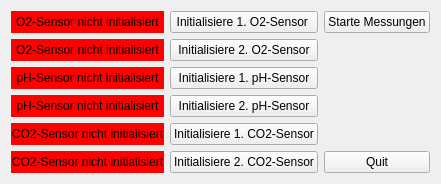
        <widget class="QWidget" name="tab">
         <attribute name="title">
          <string>Übersicht</string>
         </attribute>
         <layout class="QGridLayout" name="gridLayout_2">
          <item row="0" column="0">
           <widget class="QLabel" name="sensor_1_init_label">
            <property name="styleSheet">
             <string notr="true">background-color : red;
font-size: 30;</string>
            </property>
            <property name="text">
             <string>O2-Sensor nicht initialisiert</string>
            </property>
            <property name="alignment">
             <set>Qt::AlignCenter</set>
            </property>
           </widget>
          </item>
          <item row="0" column="1">
           <widget class="QPushButton" name="initialize_sensor_0_button">
            <property name="sizePolicy">
             <sizepolicy hsizetype="Minimum" vsizetype="Preferred">
              <horstretch>0</horstretch>
              <verstretch>0</verstretch>
             </sizepolicy>
            </property>
            <property name="text">
             <string>Initialisiere 1. O2-Sensor </string>
            </property>
           </widget>
          </item>
          <item row="1" column="0">
           <widget class="QLabel" name="sensor_2_init_label">
            <property name="styleSheet">
             <string notr="true">background-color : red;
font-size: 30;</string>
            </property>
            <property name="text">
             <string>O2-Sensor nicht initialisiert</string>
            </property>
            <property name="alignment">
             <set>Qt::AlignCenter</set>
            </property>
           </widget>
          </item>
          <item row="1" column="1">
           <widget class="QPushButton" name="initialize_sensor_1_button">
            <property name="sizePolicy">
             <sizepolicy hsizetype="Minimum" vsizetype="Preferred">
              <horstretch>0</horstretch>
              <verstretch>0</verstretch>
             </sizepolicy>
            </property>
            <property name="text">
             <string>Initialisiere 2. O2-Sensor</string>
            </property>
           </widget>
          </item>
          <item row="2" column="0">
           <widget class="QLabel" name="sensor_3_init_label">
            <property name="styleSheet">
             <string notr="true">background-color : red;
font-size: 30;</string>
            </property>
            <property name="text">
             <string>pH-Sensor nicht initialisiert</string>
            </property>
            <property name="alignment">
             <set>Qt::AlignCenter</set>
            </property>
           </widget>
          </item>
          <item row="2" column="1">
           <widget class="QPushButton" name="initialize_sensor_2_button">
            <property name="sizePolicy">
             <sizepolicy hsizetype="Minimum" vsizetype="Preferred">
              <horstretch>0</horstretch>
              <verstretch>0</verstretch>
             </sizepolicy>
            </property>
            <property name="text">
             <string>Initialisiere 1. pH-Sensor</string>
            </property>
           </widget>
          </item>
          <item row="3" column="0">
           <widget class="QLabel" name="sensor_4_init_label">
            <property name="styleSheet">
             <string notr="true">background-color : red;
font-size: 30;</string>
            </property>
            <property name="text">
             <string>pH-Sensor nicht initialisiert</string>
            </property>
            <property name="alignment">
             <set>Qt::AlignCenter</set>
            </property>
           </widget>
          </item>
          <item row="3" column="1">
           <widget class="QPushButton" name="initialize_sensor_3_button">
            <property name="sizePolicy">
             <sizepolicy hsizetype="Minimum" vsizetype="Preferred">
              <horstretch>0</horstretch>
              <verstretch>0</verstretch>
             </sizepolicy>
            </property>
            <property name="text">
             <string>Initialisiere 2. pH-Sensor</string>
            </property>
           </widget>
          </item>
          <item row="4" column="0">
           <widget class="QLabel" name="sensor_5_init_label">
            <property name="styleSheet">
             <string notr="true">background-color : red;
font-size: 30;</string>
            </property>
            <property name="text">
             <string>CO2-Sensor nicht initialisiert</string>
            </property>
            <property name="alignment">
             <set>Qt::AlignCenter</set>
            </property>
           </widget>
          </item>
          <item row="4" column="1">
           <widget class="QPushButton" name="initialize_sensor_4_button">
            <property name="sizePolicy">
             <sizepolicy hsizetype="Minimum" vsizetype="Preferred">
              <horstretch>0</horstretch>
              <verstretch>0</verstretch>
             </sizepolicy>
            </property>
            <property name="text">
             <string>Initialisiere 1. CO2-Sensor</string>
            </property>
           </widget>
          </item>
          <item row="5" column="0">
           <widget class="QLabel" name="sensor_6_init_label">
            <property name="styleSheet">
             <string notr="true">background-color : red;
font-size: 30;</string>
            </property>
            <property name="text">
             <string>CO2-Sensor nicht initialisiert</string>
            </property>
            <property name="alignment">
             <set>Qt::AlignCenter</set>
            </property>
           </widget>
          </item>
          <item row="5" column="1">
           <widget class="QPushButton" name="initialize_sensor_5_button">
            <property name="sizePolicy">
             <sizepolicy hsizetype="Minimum" vsizetype="Preferred">
              <horstretch>0</horstretch>
              <verstretch>0</verstretch>
             </sizepolicy>
            </property>
            <property name="text">
             <string>Initialisiere 2. CO2-Sensor</string>
            </property>
           </widget>
          </item>
          <item row="5" column="2">
           <widget class="QPushButton" name="quitButtonStartMain">
            <property name="sizePolicy">
             <sizepolicy hsizetype="Minimum" vsizetype="Preferred">
              <horstretch>0</horstretch>
              <verstretch>0</verstretch>
             </sizepolicy>
            </property>
            <property name="text">
             <string>Quit</string>
            </property>
           </widget>
          </item>
          <item row="0" column="2">
           <widget class="QPushButton" name="start_measurement_button">
            <property name="sizePolicy">
             <sizepolicy hsizetype="Minimum" vsizetype="Preferred">
              <horstretch>0</horstretch>
              <verstretch>0</verstretch>
             </sizepolicy>
            </property>
            <property name="text">
             <string>Starte Messungen</string>
            </property>
           </widget>
          </item>
         </layout>
        </widget>
